Frame 1 (no input): blank canvas, image omitted
Frame 60 (the mouse pressed at the canvas centre just before this capture): blank canvas, image omitted
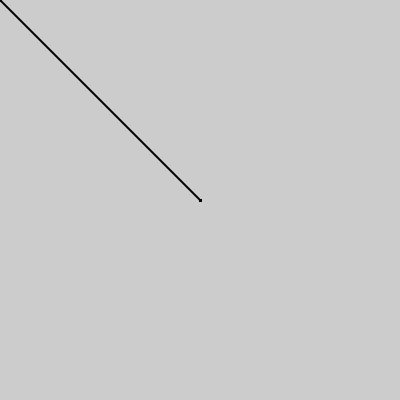
Frame 120 (the mouse held since frame 60 and released just before this capture)

The Processing sketch whose frames 1 and 60 were blank and that drew this single picture after the mouse press (run headless with seeded random() and noise(); from frame 60 on, the mouse is pressed at the canvas centre):

// Processing sketch: eric
// ── eric.pde
ArrayList<PVector> history = new ArrayList<PVector>();

void setup() {
  size(400,400);
  history.add(new PVector(mouseX,mouseY));
  history.add(new PVector(mouseX,mouseY));
  strokeWeight(2);
}


void draw() {

  fill(0);
  float x = mouseX; // replace with portValues[0]
  float y = mouseY; // replace with portValues[1]
  
  // add new vector to point history
  PVector point = new PVector(x,y); 
  history.add(point);
  
  // make a line segment out of the last two points
  // replicate behavior of:
  // line(pmouseX,pmouseY,mouseY,mouseY);
  PVector newPt = history.get(history.size()-1);
  PVector oldPt = history.get(history.size()-2);
  
  
  line(oldPt.x,oldPt.y,newPt.x,newPt.y);
  
}
